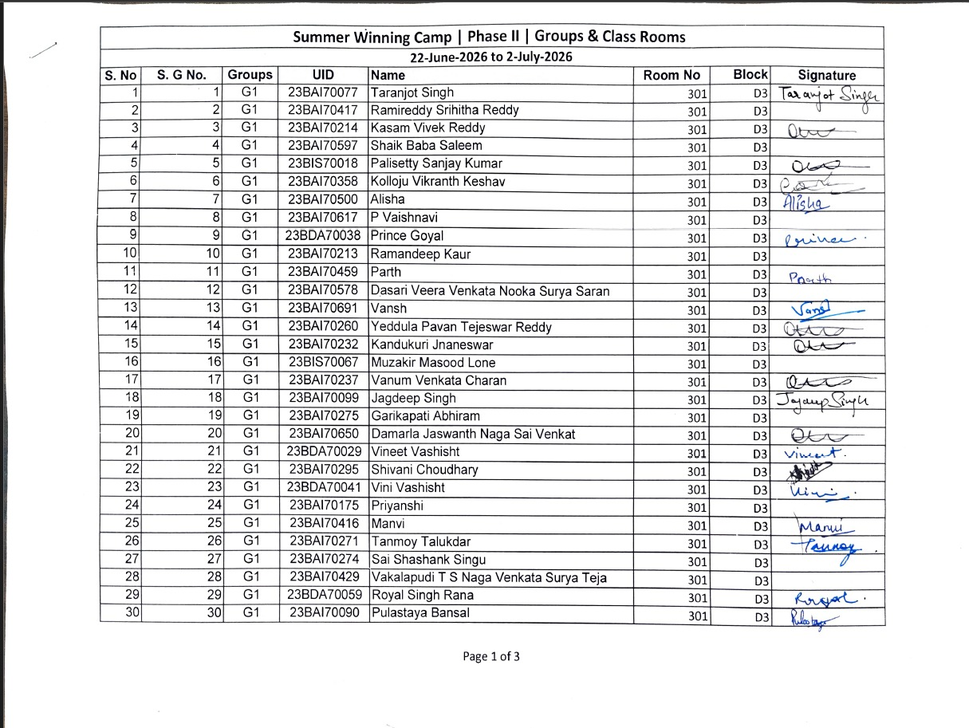
#> input picture attendance_ai/input/images/image.png, 969 x 728 px, shrunk from 1215 x 913 before the run
$ python -i empty_cell.py   (imports and definitions only)
#> lines starting #> are read from the running program, lines starting #| are printed output that depends on the picture
#> further down, picture is the input picture: shape (728, 969, 3); mean B, G, R 231.8, 231.4, 231.3
import cv2
import numpy as np
from enum import Enum

class CellState(Enum):
    BLANK = "BLANK"
    BLACK_BOX = "BLACK_BOX"
    CONTENT = "CONTENT"

def get_cell_state(cell_image: np.ndarray, blank_threshold: float = 0.025, black_box_threshold: float = 0.85) -> CellState:
    """
    Analyzes the cell image to determine if it is blank, a black box, or contains content (handwriting/text).
    Uses morphological operations to remove grid lines for accurate ink counting.
    """
#> called with blank_threshold = 0.025, black_box_threshold = 0.85
    if cell_image is None or cell_image.size == 0:
        return CellState.BLANK

    gray = cv2.cvtColor(cell_image, cv2.COLOR_BGR2GRAY) if len(cell_image.shape) == 3 else cell_image

    # Binarize the image (ink becomes white, background becomes black)
    thresh = cv2.adaptiveThreshold(gray, 255, cv2.ADAPTIVE_THRESH_GAUSSIAN_C, cv2.THRESH_BINARY_INV, 11, 10)
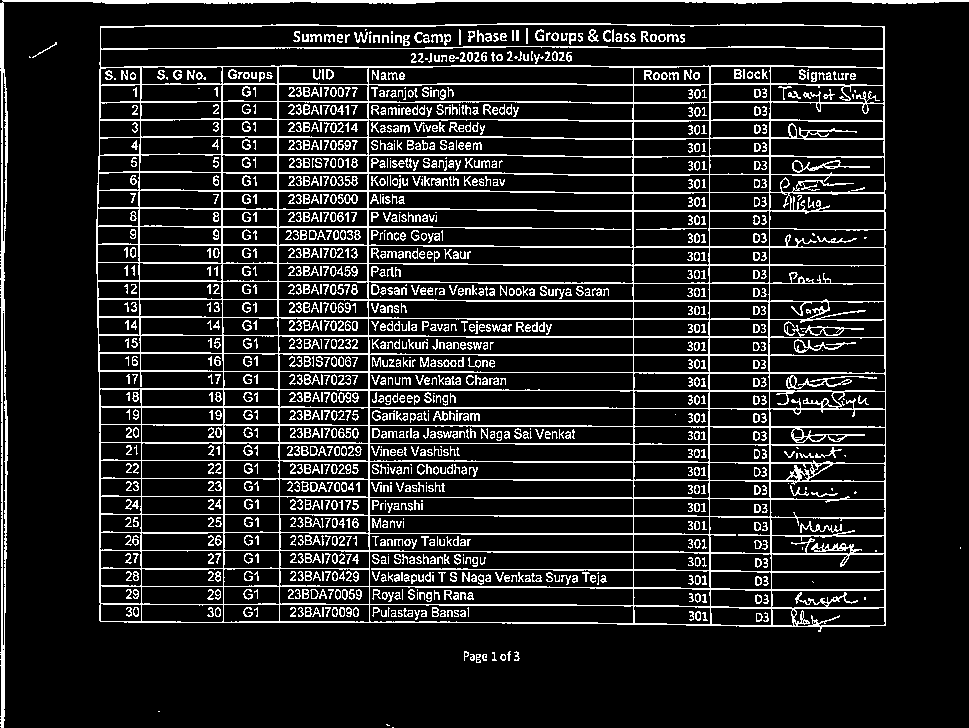
#> thresh: shape (728, 969); 13.9% white in thin lines or dots

    # Aggressive margins to remove adjacent text and border artifacts
    margin_y = int(thresh.shape[0] * 0.15)
#> margin_y = 109
    margin_x = int(thresh.shape[1] * 0.10)
#> margin_x = 96

    if margin_y > 0 and margin_x > 0 and margin_y * 2 < thresh.shape[0] and margin_x * 2 < thresh.shape[1]:
        core_thresh = thresh[margin_y:-margin_y, margin_x:-margin_x]
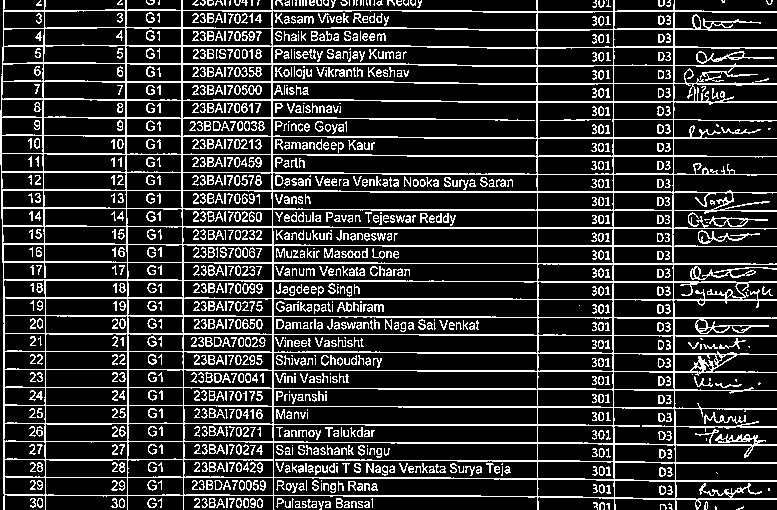
#> core_thresh: shape (510, 777); 19.3% white in thin lines or dots
    else:
        core_thresh = thresh

    # Remove straight horizontal and vertical lines (table grids)
    h_kern = cv2.getStructuringElement(cv2.MORPH_RECT, (15, 1))
    v_kern = cv2.getStructuringElement(cv2.MORPH_RECT, (1, 15))

    h_lines = cv2.morphologyEx(core_thresh, cv2.MORPH_OPEN, h_kern)
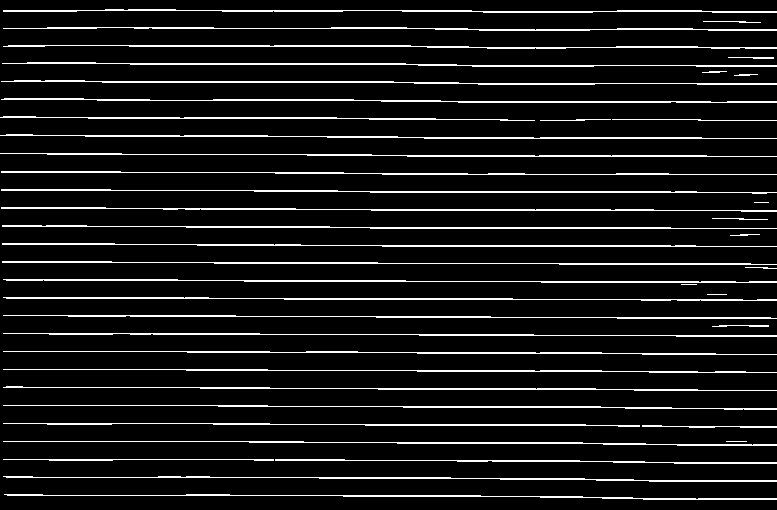
#> h_lines: shape (510, 777); 9% white in thin lines or dots
    v_lines = cv2.morphologyEx(core_thresh, cv2.MORPH_OPEN, v_kern)
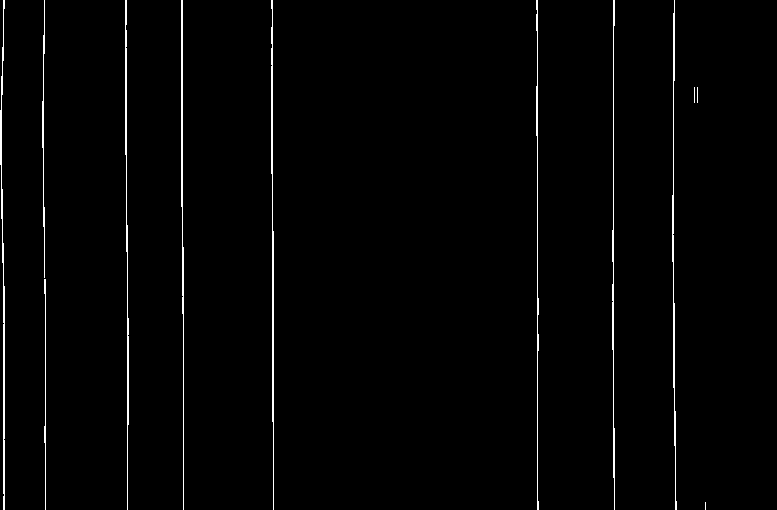
#> v_lines: shape (510, 777); 1.5% white in thin lines or dots

    cleaned_thresh = cv2.subtract(core_thresh, h_lines)
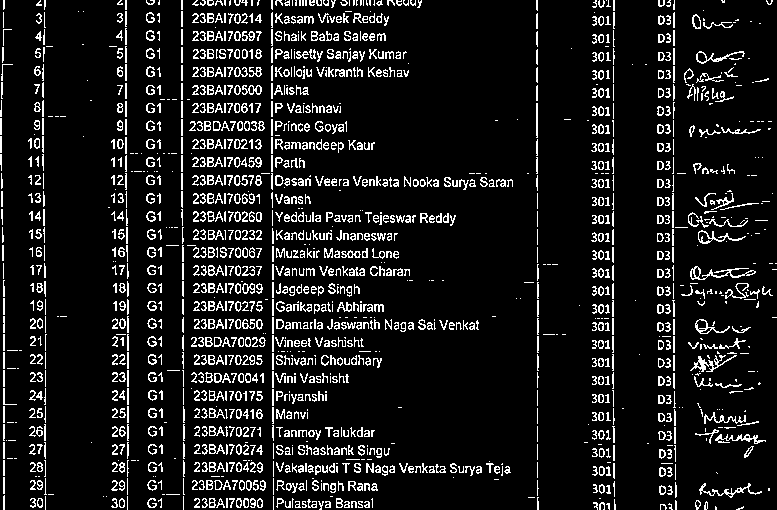
#> cleaned_thresh: shape (510, 777); 10.3% white in thin lines or dots
    cleaned_thresh = cv2.subtract(cleaned_thresh, v_lines)
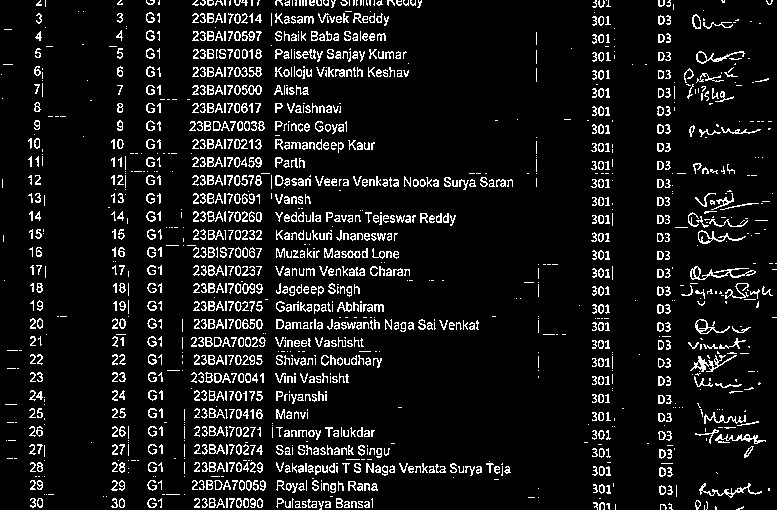
#> cleaned_thresh: shape (510, 777); 8.9% white in thin lines or dots

    ink_pixels = cv2.countNonZero(cleaned_thresh)
#> ink_pixels = 35366
    total_pixels = cleaned_thresh.shape[0] * cleaned_thresh.shape[1]
#> total_pixels = 396270

    if total_pixels == 0:
        return CellState.BLANK

    ratio = ink_pixels / total_pixels
#> ratio = 0.0892

    if ratio < blank_threshold:
        return CellState.BLANK
    elif ratio > black_box_threshold:
        return CellState.BLACK_BOX
    else:
        return CellState.CONTENT

>>> import cv2
>>> picture = cv2.imread('../../input/images/image.png')
>>> result = get_cell_state(picture)
